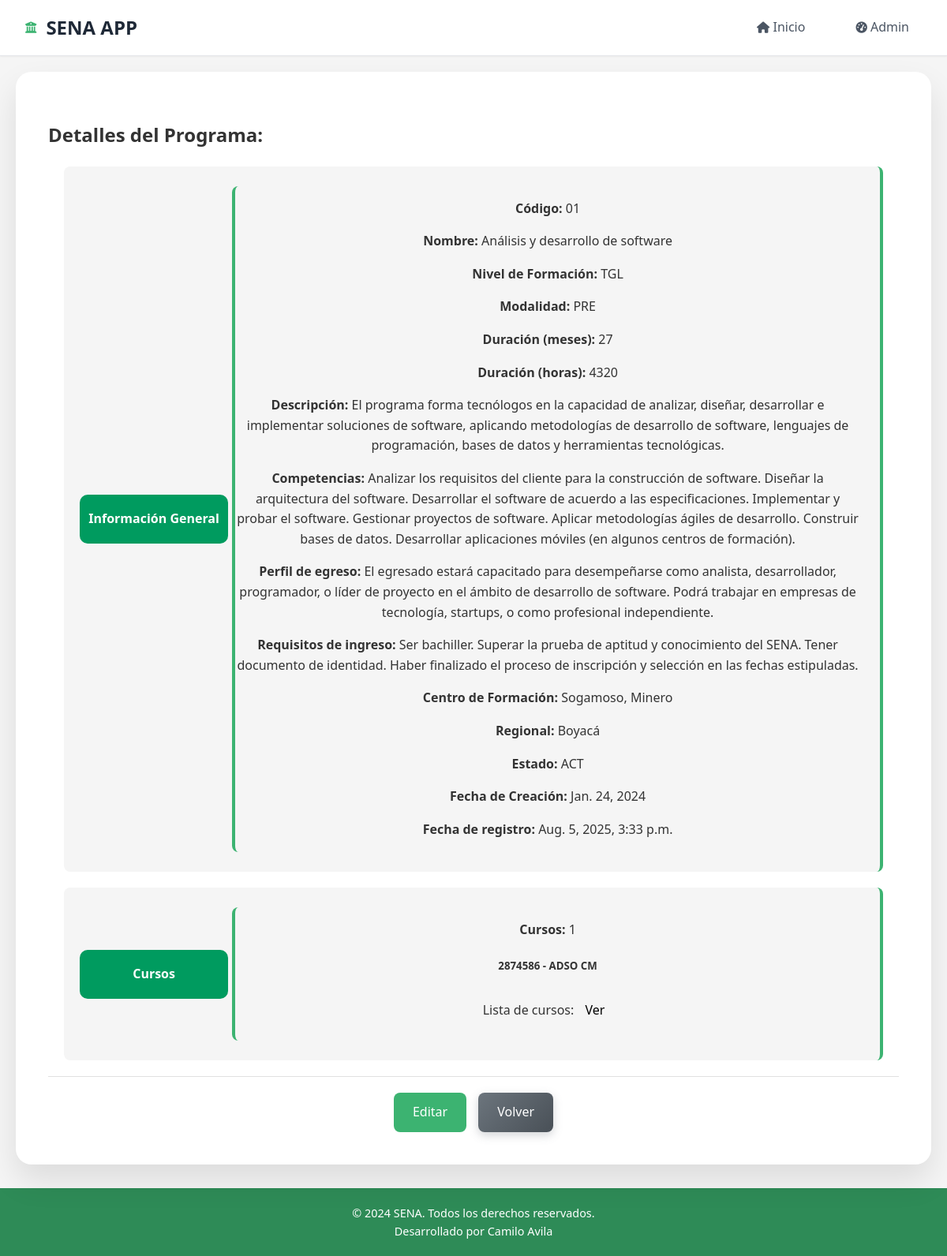
Screenshot of /programas/programa/6/ with the database file from the repository.
### programas/models.py (models this page shows, shortened)
class Programa(models.Model):
    NIVEL_FORMACION_CHOICES = [
        ('AUX', 'Auxiliar'),
        ('OPE', 'Operario'),
        ('TEC', 'Técnico'),
        ('TGL', 'Tecnólogo'),
        ('ESP', 'Especialización Tecnológica'),
        ('COM', 'Complementario'),
    ]
    MODALIDAD_CHOICES = [
        ('PRE', 'Presencial'),
        ('VIR', 'Virtual'),
        ('MIX', 'Mixta'),
    ]
    ESTADO_CHOICES = [
        ('ACT', 'Activo'),
        ('INA', 'Inactivo'),
        ('SUS', 'Suspendido'),
        ('CAN', 'Cancelado'),
    ]
    codigo = models.CharField(max_length=20, unique=True, verbose_name="Código del Programa")
    nombre = models.CharField(max_length=200, verbose_name="Nombre del Programa")
    nivel_formacion = models.CharField(max_length=3, choices=NIVEL_FORMACION_CHOICES, verbose_name="Nivel de Formación")
    modalidad = models.CharField(max_length=3, choices=MODALIDAD_CHOICES, default='PRE', verbose_name="Modalidad")
    duracion_meses = models.PositiveIntegerField(verbose_name="Duración en Meses")
    duracion_horas = models.PositiveIntegerField(verbose_name="Duración en Horas")
    descripcion = models.TextField(verbose_name="Descripción del Programa")
    competencias = models.TextField(verbose_name="Competencias a Desarrollar")
    perfil_egreso = models.TextField(verbose_name="Perfil de Egreso")
    requisitos_ingreso = models.TextField(verbose_name="Requisitos de Ingreso")
    centro_formacion = models.CharField(max_length=200, verbose_name="Centro de Formación")
    regional = models.CharField(max_length=100, verbose_name="Regional")
    estado = models.CharField(max_length=3,choices=ESTADO_CHOICES, default='ACT', verbose_name="Estado")
    fecha_creacion = models.DateField(verbose_name="Fecha de Creación del Programa")
    fecha_registro = models.DateTimeField(auto_now_add=True, verbose_name="Fecha de Registro")
    class Meta:
        verbose_name = "Programa de Formación"
        verbose_name_plural = "Programas de Formación"
        ordering = ['nombre']

### aprendices/models.py (models this page shows, shortened)
class Curso(models.Model):
    ESTADO_CHOICES = [
        ('PRO', 'Programado'),
        ('INI', 'Iniciado'),
        ('EJE', 'En Ejecución'),
        ('FIN', 'Finalizado'),
        ('CAN', 'Cancelado'),
        ('SUS', 'Suspendido'),
    ]
    codigo = models.CharField(max_length=30,unique=True,verbose_name="Código del curso")
    nombre = models.CharField(max_length=200, verbose_name="Nombre del curso")
    programa = models.ForeignKey('programas.Programa', on_delete=models.CASCADE, verbose_name="Programa de formación")
    instructor_coordinador = models.ForeignKey('instructores.Instructor', on_delete=models.CASCADE, related_name='cursos_coordinados', verbose_name="Instructor coordinador")
    instructores = models.ManyToManyField('instructores.Instructor', through='InstructorCurso', related_name='cursos_impartidos', verbose_name="Instructores")
    aprendices = models.ManyToManyField(Aprendiz, through='AprendizCurso', related_name='cursos', verbose_name="Aprendices")
    fecha_inicio = models.DateField(verbose_name="Fecha de inicio")
    fecha_fin = models.DateField(verbose_name="Fecha de finalización")
    horario = models.CharField(max_length=100, verbose_name="Horario")
    aula = models.CharField(max_length=50, verbose_name="Aula/Ambiente")
    cupos_maximos = models.PositiveIntegerField(verbose_name="Cupos máximos")
    estado = models.CharField(max_length=3, choices=ESTADO_CHOICES, default='PRO', verbose_name="Estado del curso")
    observaciones = models.TextField(blank=True, null=True, verbose_name="Observaciones")
    fecha_registro = models.DateTimeField(auto_now_add=True, verbose_name="Fecha de registro")
    class Meta:
        verbose_name = "Curso"
        verbose_name_plural = "Cursos"
        ordering = ['-fecha_inicio']
    def __str__(self):
        return f"{self.codigo} - {self.nombre}"

### programas/views.py (the view)
# urls.py: path('programas/programa/<int:programa_id>/', views.detalle_programa, name='detalle_programa'),
def detalle_programa(request, programa_id):
    programa = get_object_or_404(Programa, pk=programa_id)
    cursos = programa.curso_set.all().order_by('-fecha_inicio')
    template = loader.get_template('detalle_programa.html')
    context = {
        'programa': programa,
        'cursos': cursos,
    }
    return HttpResponse(template.render(context, request))

### programas/templates/detalle_programa.html (shortened to what this page needs)
{% extends 'base.html' %}
{% block content %}
<section class="detalle-curso">
    <h2>Detalles del Programa:</h2>
    <div class="curso-info">
        <div class="info-detalle-card">
            <div class="info_tittle">
                <h2>Información General</h2>
            </div>
            <div class="info-grupoDentro">
                <p><strong>Código:</strong> {{ programa.codigo }}</p>
                    <p><strong>Nombre:</strong> {{ programa.nombre }}</p>
                        <p><strong>Nivel de Formación:</strong> {{ programa.nivel_formacion }}</p>
                            <p><strong>Modalidad:</strong> {{ programa.modalidad }}</p>
                                <p><strong>Duración (meses):</strong> {{ programa.duracion_meses }}</p>
                                    <p><strong>Duración (horas):</strong> {{ programa.duracion_horas }}</p>
                                        <p><strong>Descripción:</strong> {{ programa.descripcion }}</p>
                                            <p><strong>Competencias:</strong> {{ programa.competencias }}</p>
                                                <p><strong>Perfil de egreso:</strong> {{ programa.perfil_egreso }}</p>
                                                    <p><strong>Requisitos de ingreso:</strong> {{ programa.requisitos_ingreso }}</p>
                                                        <p><strong>Centro de Formación:</strong> {{ programa.centro_formacion }}</p>
                                                            <p><strong>Regional:</strong> {{ programa.regional }}</p>
                                                                <p><strong>Estado:</strong> {{ programa.estado }}</p>
                                                                    <p><strong>Fecha de Creación:</strong> {{ programa.fecha_creacion }}</p>
                                                                        <p><strong>Fecha de registro:</strong> {{ programa.fecha_registro }}</p>
            </div>
        </div>
        <div class="info-detalle-card">
            <div class="info_tittle">
                <h2>Cursos</h2>
            </div>
            <div class="info-grupoDentro">
                <p><strong>Cursos:</strong> {{ cursos|length }}</p>
                {% for curso in cursos %}
                    <h5>{{ curso }}</h5>
                {% endfor %}
                {% if cursos %}
                    <p>
                        Lista de cursos: <a href="{% url 'aprendices:lista_cursos' %}" class="btn-dc">
                            Ver
                        </a>
                    </p>
                {% endif %}
            </div>
        </div>
    </div>
    <div class="acciones">
        <a href="{% url 'admin:programas_programa_change' programa.id %}" class="btn-primary">Editar</a>
        <a href="/programas" class="btn-secondary">Volver</a>
    </div>
</section>
{% endblock %}

### aprendices/static/css/estilo_base.css (style rules this page uses)
:root { --dark-green: #2E8B57; --medium-green: #3CB371; --light-green: #90EE90; --accent-green: #6B8E23; --text-color: #333; --white-color: #ffffff; --border-color: #ddd; --hover-color: #E0FFE0; --light-grey: #f5f5f5; --gray-200: #e5e7eb; --gray-600: #4b5563; --gray-800: #1f2937; --primary-color: var(--medium-green); --secondary-color: var(--light-green); --shadow-sm: 0 1px 2px 0 rgba(0, 0, 0, 0.05); --shadow-md: 0 4px 6px -1px rgba(0, 0, 0, 0.1); --shadow-lg: 0 10px 15px -3px rgba(0, 0, 0, 0.1); --border-radius-sm: 0.375rem; --transition: all 0.3s ease; }
body { font-family: 'Segoe UI', Tahoma, Geneva, Verdana, sans-serif; line-height: 1.6; margin: 0; padding: 0; background-color: var(--light-grey); color: var(--text-color); min-height: 100vh; }
.btn-primary { background: var(--medium-green, #28a745); color: white; padding: 12px 24px; text-decoration: none; border-radius: 8px; display: inline-flex; align-items: center; gap: 8px; font-weight: 500; transition: all 0.3s ease; border: none; cursor: pointer; }
.btn-secondary { background: #6c757d; color: white; padding: 12px 24px; text-decoration: none; border-radius: 8px; display: inline-flex; align-items: center; gap: 8px; font-weight: 500; transition: all 0.3s ease; border: none; cursor: pointer; }
.btn-dc { color: black; padding: 10px 10px; text-decoration: none; border-radius: 8px; display: inline-block; font-weight: 500; transition: all 0.3s ease; }

### aprendices/static/css/estilos_detalles.css (style rules this page uses)
.detalle-curso { background: white; padding: 30px; border-radius: 12px; box-shadow: 0 2px 4px rgba(0, 0, 0, 0.1); margin-bottom: 30px; }
.info-detalle-card { background-color: var(--light-grey); text-align: center; padding: 20px; border-radius: 8px; border-right: 4px solid var(--medium-green, #28a745); margin: 20px; align-items: center; display: flex; justify-content: space-between; }
.info-grupoDentro { width: 800px; border-radius: 8px; border-left: 4px solid var(--medium-green, #28a745); margin: 5px; align-items: center; }
.info_tittle { padding: 5px; text-align: center; background: #009b5f; width: 180px; border-radius: 10px; color: white; }
.info_tittle h2 { font-size: 1rem; color: white; }
.acciones { display: flex; gap: 15px; justify-content: center; flex-wrap: wrap; padding-top: 20px; border-top: 1px solid #e0e0e0; }

### aprendices/static/css/estilos_formularios.css (style rules this page uses)
.detalle-curso { background: white; border-radius: 20px; padding: 40px; box-shadow: 0 20px 40px rgba(0,0,0,0.1); backdrop-filter: blur(10px); border: 1px solid rgba(255,255,255,0.2); }
.btn-secondary { background: linear-gradient(135deg, #6c757d 0%, #495057 100%); color: white; box-shadow: 0 4px 12px rgba(108, 117, 125, 0.3); }

### rows the page displays
Programa: codigo "01", nombre "Análisis y desarrollo de software", nivel_formacion "TGL", modalidad "PRE", duracion_meses "27", duracion_horas "4320", descripcion "El programa forma tecnólogos en la capacidad de analizar, diseñar, desarrollar e implementar soluciones de software, aplicando metodologías de desarrollo de software, lenguajes de programación, bases de datos y herramientas tecnológicas.", competencias "Analizar los requisitos del cliente para la construcción de software. Diseñar la arquitectura del software. Desarrollar el software de acuerdo a las especificaciones. Implementar y probar el software. Gestionar proyectos de software. Aplicar metodologías ágiles de desarrollo. Construir bases de datos. Desarrollar aplicaciones móviles (en algunos centros de formación).", perfil_egreso "El egresado estará capacitado para desempeñarse como analista, desarrollador, programador, o líder de proyecto en el ámbito de desarrollo de software. Podrá trabajar en empresas de tecnología, startups, o como profesional independiente.", requisitos_ingreso "Ser bachiller. Superar la prueba de aptitud y conocimiento del SENA. Tener documento de identidad. Haber finalizado el proceso de inscripción y selección en las fechas estipuladas.", centro_formacion "Sogamoso, Minero", regional "Boyacá", estado "ACT", fecha_creacion "Jan. 24, 2024", fecha_registro "Aug. 5, 2025, 3:33 p.m."
Curso: codigo+nombre "2874586 - ADSO CM"

### other values shown
{{ cursos|length }} "1"
